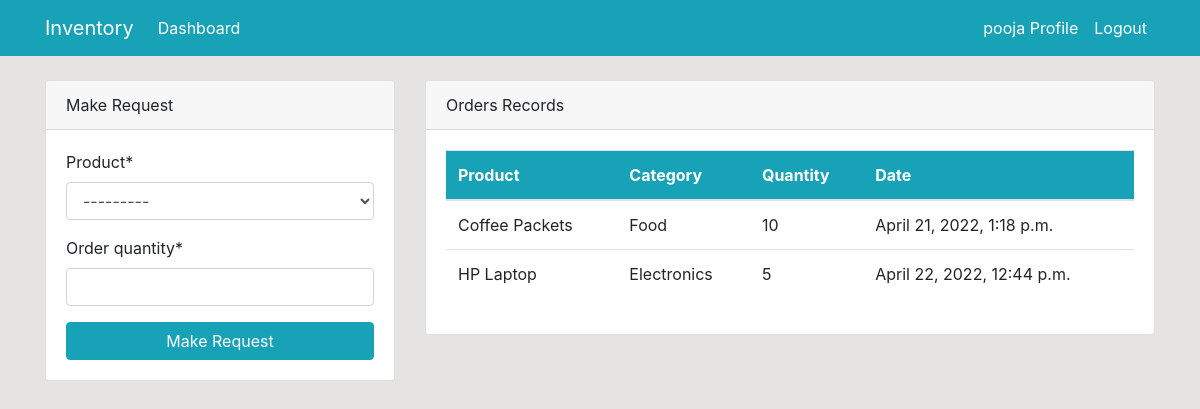
The app's page /dashboard/ (signed in), older data.
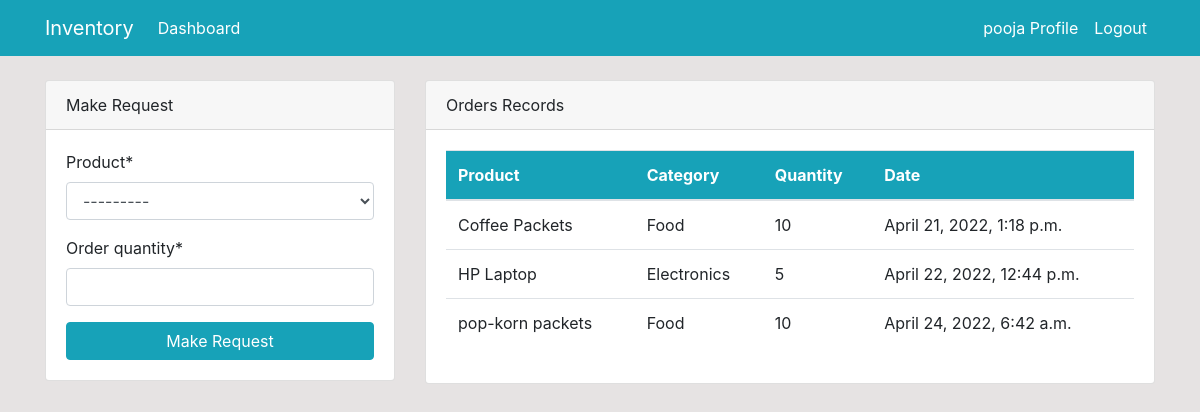
The same page, newer data.
### Inventoryapp/models.py (models this page shows, shortened)
class Order(models.Model):
    product = models.ForeignKey(Product, on_delete=models.CASCADE, null=True)
    staff = models.ForeignKey(User, models.CASCADE, null=True)
    order_quantity = models.PositiveIntegerField(null=True)
    date = models.DateTimeField(auto_now_add=True)
    class Meta:
        verbose_name_plural = 'Order'

class Product(models.Model):
    name = models.CharField(max_length=100, null=True)
    category = models.CharField(max_length=20, choices=CATEGORY, null=True)
    quantity = models.PositiveIntegerField(null=True)
    class Meta:
        verbose_name_plural = 'Product'
    def __str__(self):
        return f'{self.name}-{self.quantity}'

### Inventoryapp/views.py (the view)
# urls.py: path('dashboard/', views.index, name='dashboard-index' ),
@login_required(login_url='user-login')
def index(request):
    orders = Order.objects.all()
    products = Product.objects.all()
    workers_count = User.objects.all().count()
    product_count = Product.objects.all().count()
    order_count = Order.objects.all().count()
    if request.method == 'POST':
        form = OrderForm(request.POST)
        if form.is_valid():
            instance = form.save(commit=False)
            instance.staff = request.user
            instance.save()
            return redirect('dashboard-index')
    else:
        form = OrderForm()
    context = {
        'orders' : orders,
        'form' : form,
        'products' : products,
        'workers_count' : workers_count,
        'product_count' : product_count,
        'order_count' :order_count,
    }
    return render(request, 'dashboard/index.html', context)

### Inventoryapp/forms.py
class OrderForm(forms.ModelForm):
    class Meta:
        model = Order
        fields = ['product', 'order_quantity']

### templates/dashboard/index.html (shortened to what the changed rows need)
{% extends 'partials/base.html' %}
{% block content %}
{% if user.is_authenticated and user.is_staff and user.is_superuser %}
{% include 'partials/topnav.html'  %}
<div class="container">
<div class="row my-5">
    <div class="col-md-6">
        <div class="bg-white">
            <div class="card-body">
                <canvas id="myChart1" width="400" height="300"></canvas>
                <script>
                    var ctx = document.getElementById('myChart1').getContext('2d');
                    var myChart1 = new Chart(ctx, {
                        type: 'pie',
                        data: {
                            labels: [{% for order in orders %} '{{ order.product.name}}',  {% endfor %}],
                    datasets: [{
                        label: 'Orders',
                        data: [{% for order in orders %} '{{ order.order_quantity}}', {% endfor %}],
                        backgroundColor: [
                            'rgba(255, 99, 132, 1)',
                            'rgba(54, 162, 235, 1)',
                            'rgba(255, 206, 86, 1)',
                            'rgba(75, 192, 192, 1)',
                            'rgba(153, 102, 255, 1)',
                            'rgba(255, 159, 64, 1)',
                            'rgba(235, 99, 132, 1)',
                            'rgba(54, 132, 235, 1)',
                            'rgba(255, 206, 86, 1)',
                            'rgba(75, 192, 62, 1)',
                            'rgba(153, 52, 255, 1)',
                            'rgba(289, 159, 64, 1)',
                        ],
                            borderColor: [
                                'rgba(255, 99, 132, 1)',
                                'rgba(54, 162, 235, 1)',
                                'rgba(255, 206, 86, 1)',
                                'rgba(75, 192, 192, 1)',
                                'rgba(153, 102, 255, 1)',
                                'rgba(255, 159, 64, 1)',
                                'rgba(235, 99, 132, 1)',
                                'rgba(54, 132, 235, 1)',
                                'rgba(255, 206, 86, 1)',
                                'rgba(75, 192, 62, 1)',
                                'rgba(153, 52, 255, 1)',
                                'rgba(289, 159, 64, 1)',
                            ],
                                borderWidth: 1
                    }]
                        },
                    options: {
                        scales: {
                            yAxes: [{
                                ticks: {
                                    beginAtZero: true
                                }
                            }]
                        }
                    }
                    });
                </script>
            </div>
        </div>
    </div>
    <div class="col-md-6 my-4">
        <div class="bg-white">
            <div class="card-body">
                <canvas id="myChart" width="400" height="300"></canvas>
                <script>
                    var ctx = document.getElementById('myChart').getContext('2d');
                    var myChart = new Chart(ctx, {
                        type: 'bar',
                        data: {
                            labels: [{% for product in products %} '{{ product.name }}', {% endfor %}],
                    datasets: [{
                        label: 'Products',
                        data: [{% for product in products %} '{{ product.quantity }}', {% endfor %}],
                        backgroundColor: [
                            'rgba(255, 99, 132, 1)',
                            'rgba(54, 162, 235, 1)',
                            'rgba(255, 206, 86, 1)',
                            'rgba(75, 192, 192, 1)',
                            'rgba(153, 102, 255, 1)',
                            'rgba(255, 159, 64, 1)'
                        ],
                            borderColor: [
                                'rgba(255, 99, 132, 1)',
                                'rgba(54, 162, 235, 1)',
                                'rgba(255, 206, 86, 1)',
                                'rgba(75, 192, 192, 1)',
                                'rgba(153, 102, 255, 1)',
                                'rgba(255, 159, 64, 1)'
                            ],
                                borderWidth: 1
                    }]
                        },
                    options: {
                        scales: {
                            yAxes: [{
                                ticks: {
                                    beginAtZero: true
                                }
                            }]
                        }
                    }
                    });
                </script>
            </div>
        </div>
    </div>
</div>
</div>
{% else %}
    {% include 'dashboard/staff_index.html' %}
{% endif %}
{% endblock  %}

### templates/dashboard/staff_index.html (shortened to what this page needs)
{% load crispy_forms_tags %}
<div class="container">
    <div class="row mt-4">
        <div class="col-md-4">
            <div class="card">
                <div class="card-header">
                    Make Request
                </div>
                <div class="card-body">
                    <form method="POST">
                        {{ form|crispy}}
                        <input class="btn btn-info btn-block" type="submit" value="Make Request">
                    </form>
                </div>
            </div>
        </div>
        <div class="col-md-8">
            <div class="card">
                <div class="card-header">
                    Orders Records
                </div>
                <div class="card-body">
                    <table class="table bg-white">
                        <thead class="bg-info text-white">
                            <tr>
                                <th scope="col">Product</th>
                                <th scope="col">Category</th>
                                <th scope="col">Quantity</th>
                                <th scope="col">Date</th>
                            </tr>
                        </thead>
                        <tbody>
                            {% for o in orders %}
                            {% if o.staff == user %}
                            <tr>
                                <td>{{o.product.name}}</td>
                                <td>{{o.product.category}}</td>
                                <td>{{o.order_quantity}}</td>
                                <td>{{o.date}}</td>
                            </tr>
                            {% endif %}
                            {% endfor %}
                        </tbody>
                    </table>
                </div>
            </div>
        </div>
    </div>
</div>

Row changes from the older to the newer data that the page shows:
added Order: product.name "pop-korn packets", product.category "Food", order_quantity "10", date "April 24, 2022, 6:42 a.m."
